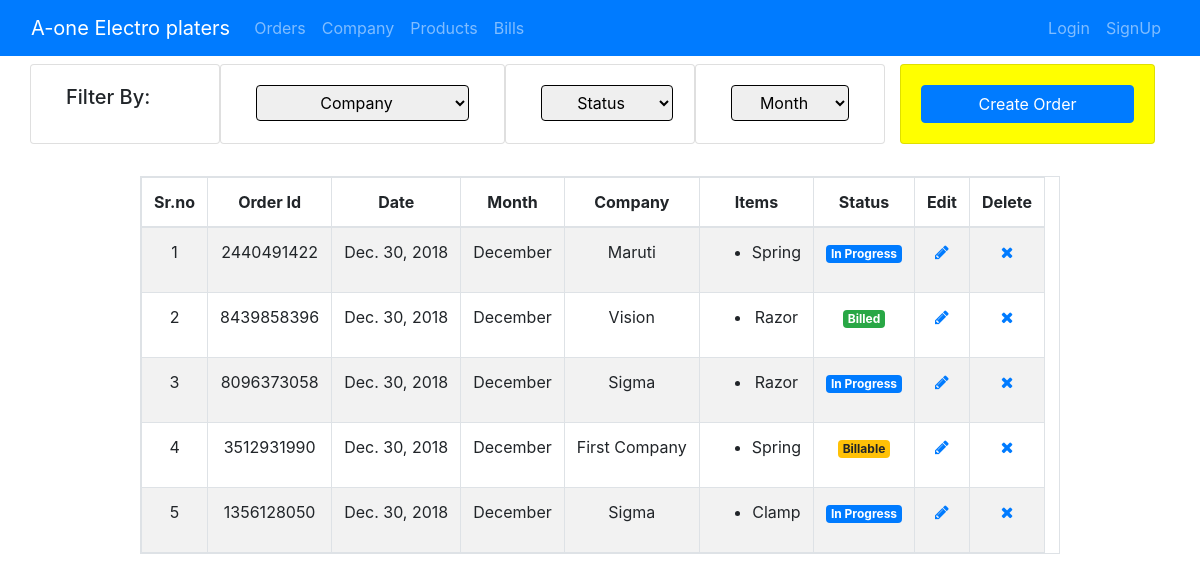
/orders/, run on an earlier commit of the app's database.
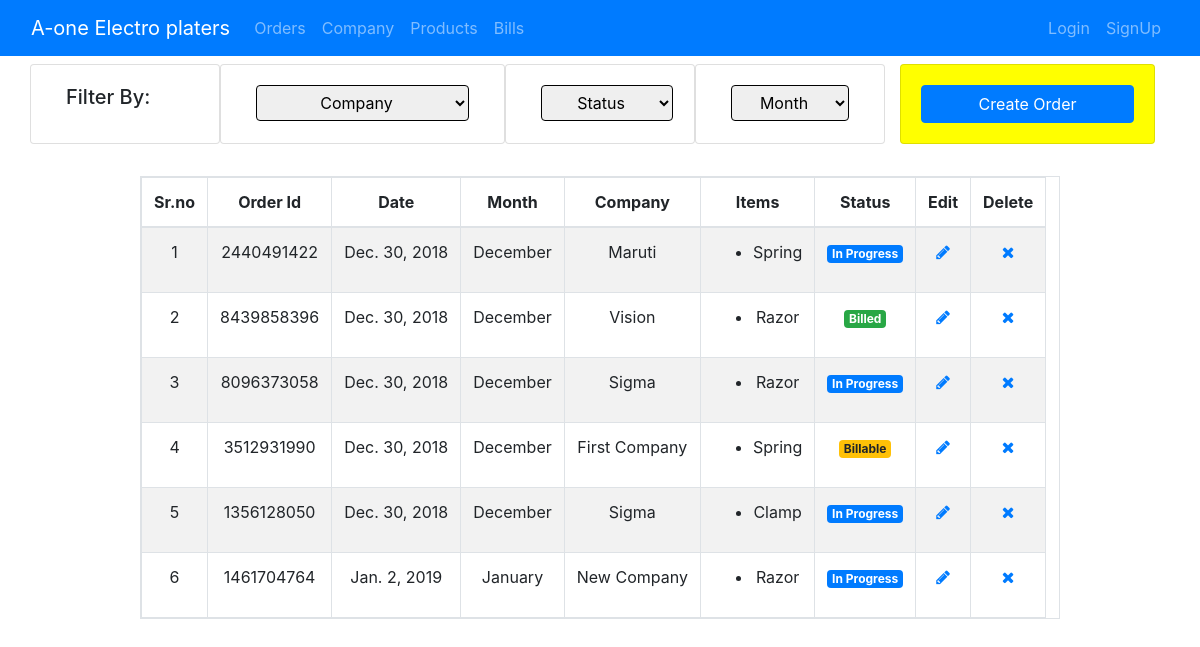
And on a later commit of the database.
### orders/models.py (models this page shows, shortened)
class Orders(models.Model):
    In_Progress = "In Progress"
    Billable = "Billable"
    Billed = "Billed"
    STATUS_CHOICES = (
        (In_Progress, 'In Progress'),
        (Billable, 'Billable'),
        (Billed, 'Billed')
    )
    orderId = models.CharField(max_length=256, unique=True, blank=True,
                               verbose_name="Order ID")
    orderDate = models.DateField(default=datetime.date.today(), verbose_name="Date")
    orderMonth = models.DateField(default=datetime.date.today(), verbose_name="Month")
    compName = models.ForeignKey(Company, on_delete=models.CASCADE, null=True, verbose_name="Company Name")
    itemName = models.ForeignKey(Products, on_delete=models.CASCADE, null=True, verbose_name="Items")
    itemQuantity = models.PositiveIntegerField(verbose_name="Quantity", default=1)
    orderStatus = models.CharField(max_length=50, choices=STATUS_CHOICES,
                                   default="In Progress", verbose_name="Status")

### company/models.py (models this page shows)
class Company(models.Model):
    compID = models.AutoField(primary_key=True, editable=False, unique=True)
    compName = models.CharField(max_length=256, verbose_name="Company Name")
    CompAddress = models.TextField(verbose_name="Address")
    compContact = models.CharField(max_length=20, verbose_name="Contact")
    compEmail = models.EmailField(blank=True, verbose_name="Email Id")
    compLocation = models.CharField(max_length=150, blank=True, verbose_name="Location")
    def __str__(self):
        return self.compName

### products/models.py (models this page shows)
class Products(models.Model):
    KG = "Kg"
    Pcs = "Pcs"
    Bags = "Bags"
    Box = "Box"
    PER_CHOICES = (
        (KG, 'Kg'),
        (Pcs, 'Pcs'),
        (Bags, 'Bags'),
        (Box, 'Box')
    )
    prodID = models.AutoField(primary_key=True, editable=False, unique=True)
    prodName = models.CharField(max_length=256, verbose_name="Product Name")
    compName = models.ForeignKey(Company, on_delete=models.CASCADE, verbose_name="Company Name")
    prodCode = models.CharField(max_length=150, verbose_name="Product Code")
    rate = models.FloatField(verbose_name="Rate")
    per = models.CharField(max_length=15, choices=PER_CHOICES, verbose_name="Per")
    prodPhoto = models.ImageField(upload_to='prodImage', blank=True)
    def __str__(self):
        return self.prodName

### orders/views.py (the view)
# urls.py: path('', views.ListOrders.as_view(), name="listOrders"),
class ListOrders(generic.ListView):
    model = Orders
    context_object_name = "ordersList"
    def get_context_data(self, **kwargs):
        context = super().get_context_data(**kwargs)
        comp_id = Orders.objects.values_list('compName', flat=True).distinct()
        comp_name_id = []
        for ore in comp_id:
            name_list = Company.objects.get(pk=ore)
            comp_name_id.append(name_list)
        context['comp_name_list'] = set(comp_name_id)
        return context

### orders/templates/orders/orders_list.html (shortened to what this page needs)
{% extends "base.html" %}
{% block content %}
<div class="row">
	<div class="col-md-2 card">
			<h5 class="card-body">Filter By:</h5>
		</div>
		<div class="col-md-3 card">
			<div class="card-body">
				<select id="compFilter" class = "btn btn-Light btn-block" data-tableId="mytab">
				<option value="All">Company</option>
				</select>
			</div>
		</div>
		<div class="col-md-2 card">
			<div class="dropdown card-body">
				<select id="statFilter" class="btn btn-Light btn-Light" data-tableId="mytab">
					<option value="All">Status</option>
				</select>
			</div>
		</div>
		<div class="col-md-2 card">
			<div class="card-body">
			<select id="monFilter" class="btn btn-Light btn-block" data-tableId="mytab">
				<option value="All">Month</option>
			</select>
			</div>
		</div>
		<div class="col-md-3">
			<div class="card" style="background-color: yellow;">
				<div class="card-body">
					<a href="{% url 'orders:createOrders' %}" class="btn btn-primary btn-block" role="button">Create Order</a>
				</div>
			</div>
		</div>
	</div>
	<div class="row" style="margin-top: 2em">
		<div class="col-md-1">
		</div>
		<div class="col-md-10">
			<table class="table table-striped table-bordered table-responsive " style="text-align: center">
				<thead>
                    <th>Sr.no</th>
					<th>Order Id</th>
					<th>Date</th>
					<th>Month</th>
					<th>Company</th>
					<th>Items</th>
					<th>Status</th>
					<th>Edit</th>
					<th>Delete</th>
                </thead>
				<tbody>
                    {% for order in ordersList %}
					<tr>
					<td>{{ forloop.counter }}</td>
					<td>{{ order.orderId }}</td>
					<td>{{ order.orderDate }}</td>
					<td>{{ order.orderMonth|date:'F' }}</td>
					<td value="{{ order.compName}}">{{ order.compName }}</td>
					<td>
				        <ul>
							<li>{{ order.itemName }}</li>
                        </ul>
                    </td>
					<td value="{{ order.ordersStatus }}">
                        {% if "In Progress" in order.orderStatus %}
                            <span class="badge badge-primary">{{ order.orderStatus }}</span>
                        {% elif "Billable" in order.orderStatus %}
                            <span class="badge badge-warning">{{ order.orderStatus }}</span>
                        {% else %}
                            <span class="badge badge-success">{{ order.orderStatus }}</span>
                        {% endif %}
                    </td>
					<td>
						<a href="{% url 'orders:updateOrders' pk=order.pk %}">
						<span class="fa fa-pencil"></span>
						</a>
					</td>
					<td>
						<a href="{% url 'orders:deleteOrders' pk=order.pk %}">
					     	<span class="fa fa-remove"></span>
						</a>
					</td>
				</tr>
                {% endfor %}
			</tbody>
			</table>
		</div>
	</div>
{% endblock %}

What changed in the data, as far as the page shows it:
added Orders: orderId "1461704764", orderDate "Jan. 2, 2019", orderMonth "January", compName "New Company", itemName "Razor", orderStatus "In Progress"
